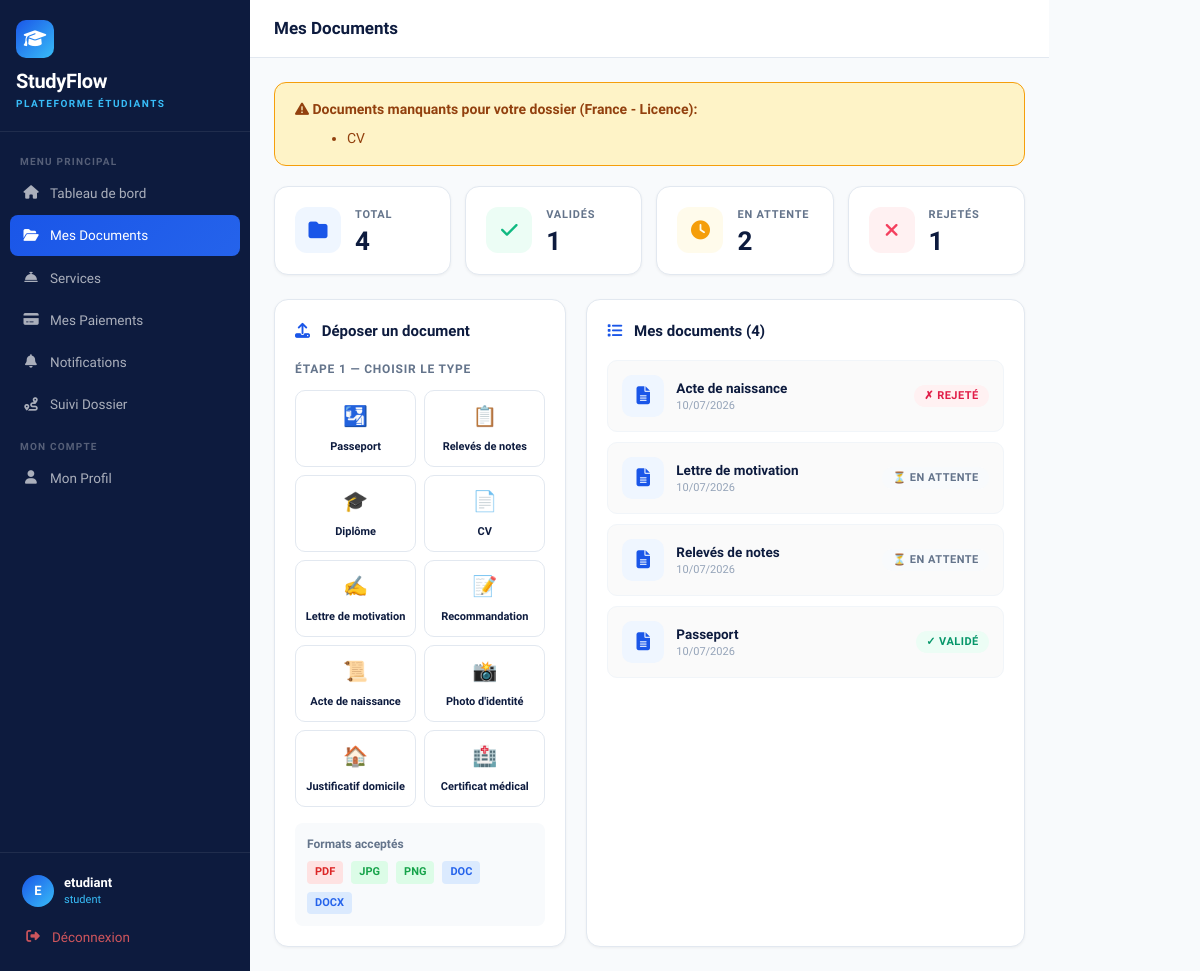
Screenshot of /auth/documents (signed in) with the database file from the repository.
### models/user.py (models this page shows, shortened)
class User(UserMixin, db.Model):
    __tablename__ = 'users'
    id = db.Column(db.Integer, primary_key=True)
    email = db.Column(db.String(120), unique=True, nullable=False)
    password_hash = db.Column(db.String(256))
    role = db.Column(db.String(20), default='student')
    is_active = db.Column(db.Boolean, default=True)
    reset_token = db.Column(db.String(100), nullable=True)
    reset_token_expiry = db.Column(db.DateTime, nullable=True)
    created_at = db.Column(db.DateTime, default=datetime.utcnow)
    student_profile = db.relationship('StudentProfile', backref='user', uselist=False, foreign_keys='StudentProfile.user_id')

class StudentProfile(db.Model):
    __tablename__ = 'student_profiles'
    id = db.Column(db.Integer, primary_key=True)
    user_id = db.Column(db.Integer, db.ForeignKey('users.id'), nullable=False)
    assigned_agent_id = db.Column(db.Integer, db.ForeignKey('users.id'), nullable=True)
    first_name = db.Column(db.String(80))
    last_name = db.Column(db.String(80))
    phone = db.Column(db.String(20))
    nationality = db.Column(db.String(50))
    passport_number = db.Column(db.String(30))
    destination_country = db.Column(db.String(50))
    program = db.Column(db.String(200))
    program_level = db.Column(db.String(20), default='Licence')  # Licence, Master
    university = db.Column(db.String(200))
    status = db.Column(db.String(30), default='nouveau')
    status_updated_at = db.Column(db.DateTime, default=datetime.utcnow)
    created_at = db.Column(db.DateTime, default=datetime.utcnow)
    documents = db.relationship('Document', backref='student', lazy=True)
    assigned_agent = db.relationship('User', foreign_keys=[assigned_agent_id])
    payments = db.relationship('Payment', backref='student', lazy=True)

class Document(db.Model):
    __tablename__ = 'documents'
    id = db.Column(db.Integer, primary_key=True)
    student_id = db.Column(db.Integer, db.ForeignKey('student_profiles.id'), nullable=False)
    name = db.Column(db.String(200))
    doc_type = db.Column(db.String(50))
    file_url = db.Column(db.String(300))
    file_name = db.Column(db.String(200))
    file_size = db.Column(db.Integer)
    status = db.Column(db.String(20), default='en_attente')
    rejection_reason = db.Column(db.Text)
    uploaded_at = db.Column(db.DateTime, default=datetime.utcnow)

### routes/auth.py (the view, shortened to what this page needs)
@auth_bp.route('/documents', methods=['GET', 'POST'])
@login_required
def documents():
    profile = get_profile()
    docs = Document.query.filter_by(
        student_id=profile.id
    ).order_by(Document.uploaded_at.desc()).all()
    required_docs = get_required_documents(
        profile.nationality,
        profile.destination_country,
        profile.program_level
    )
    submitted_types = [d.doc_type for d in docs]
    missing_docs = [d for d in required_docs if d not in submitted_types]
    return render_template('auth/documents.html', profile=profile, docs=docs,
                          required_docs=required_docs, missing_docs=missing_docs,
                          doc_labels=DOC_LABELS)

### templates/auth/documents.html (shortened to what this page needs)
{% extends "base.html" %}
{% block sidebar_nav %}
<div class="nav-label">Menu Principal</div>
<a href="{{ url_for('auth.dashboard') }}" class="sidebar-link">
  <i class="fas fa-home"></i> Tableau de bord
</a>
<a href="{{ url_for('auth.documents') }}" class="sidebar-link active">
  <i class="fas fa-folder-open"></i> Mes Documents
</a>
<a href="{{ url_for('auth.services') }}" class="sidebar-link">
  <i class="fas fa-concierge-bell"></i> Services
</a>
<a href="{{ url_for('auth.payments') }}" class="sidebar-link">
  <i class="fas fa-credit-card"></i> Mes Paiements
</a>
<a href="{{ url_for('auth.notifications') }}" class="sidebar-link">
  <i class="fas fa-bell"></i> Notifications
</a>
<a href="{{ url_for('auth.suivi') }}" class="sidebar-link">
  <i class="fas fa-route"></i> Suivi Dossier
</a>
<div class="nav-label">Mon Compte</div>
<a href="{{ url_for('auth.profile') }}" class="sidebar-link">
  <i class="fas fa-user"></i> Mon Profil
</a>
{% endblock %}
{% block page_title %}Mes Documents{% endblock %}
{% block content %}
{% if missing_docs %}
<div style="background:#FEF3C7;border:1px solid #F59E0B;border-radius:12px;padding:16px 20px;margin-bottom:20px;">
  <strong style="color:#92400E;"><i class="fas fa-exclamation-triangle"></i> Documents manquants pour votre dossier ({{ profile.destination_country }} - {{ profile.program_level }}):</strong>
  <ul style="margin:8px 0 0 20px;color:#92400E;">
    {% for doc in missing_docs %}
    <li>{{ doc_labels.get(doc, doc) }}</li>
    {% endfor %}
  </ul>
</div>
{% else %}
<div style="background:#ECFDF5;border:1px solid #10B981;border-radius:12px;padding:16px 20px;margin-bottom:20px;">
  <strong style="color:#065F46;"><i class="fas fa-check-circle"></i> Tous les documents requis ont été soumis!</strong>
</div>
{% endif %}
<div style="display:grid;grid-template-columns:repeat(auto-fit,minmax(140px,1fr));gap:14px;margin-bottom:24px;">
  <div class="stat-card">
    <div class="stat-icon" style="background:#EFF6FF;">
      <i class="fas fa-folder" style="color:#1A56E8;"></i>
    </div>
    <div>
      <div class="stat-label">Total</div>
      <div class="stat-value">{{ docs | length }}</div>
    </div>
  </div>
  <div class="stat-card">
    <div class="stat-icon" style="background:#ECFDF5;">
      <i class="fas fa-check" style="color:#10B981;"></i>
    </div>
    <div>
      <div class="stat-label">Validés</div>
      <div class="stat-value">{{ docs | selectattr('status','eq','validé') | list | length }}</div>
    </div>
  </div>
  <div class="stat-card">
    <div class="stat-icon" style="background:#FFFBEB;">
      <i class="fas fa-clock" style="color:#F59E0B;"></i>
    </div>
    <div>
      <div class="stat-label">En attente</div>
      <div class="stat-value">{{ docs | selectattr('status','eq','en_attente') | list | length }}</div>
    </div>
  </div>
  <div class="stat-card">
    <div class="stat-icon" style="background:#FFF1F2;">
      <i class="fas fa-times" style="color:#F43F5E;"></i>
    </div>
    <div>
      <div class="stat-label">Rejetés</div>
      <div class="stat-value">{{ docs | selectattr('status','eq','rejeté') | list | length }}</div>
    </div>
  </div>
</div>
<div style="display:grid;grid-template-columns:1fr 1.5fr;gap:20px;">
  <div class="sf-card">
    <div style="font-size:15px;font-weight:700;color:#0D1B3E;margin-bottom:18px;">
      <i class="fas fa-upload" style="color:#1A56E8;margin-right:8px;"></i>
      Déposer un document
    </div>
    <form method="POST" enctype="multipart/form-data" id="uploadForm">
      <div id="step1">
        <div style="font-size:12px;font-weight:700;color:#64748B;text-transform:uppercase;letter-spacing:.8px;margin-bottom:12px;">
          Étape 1 — Choisir le type
        </div>
        <div class="doc-type-grid">
          <button type="button" class="doc-type-btn" onclick="selectType('passeport','🛂','Passeport')">
            <span class="emoji">🛂</span>
            <span class="label">Passeport</span>
          </button>
          <button type="button" class="doc-type-btn" onclick="selectType('releves_notes','📋','Relevés de notes')">
            <span class="emoji">📋</span>
            <span class="label">Relevés de notes</span>
          </button>
          <button type="button" class="doc-type-btn" onclick="selectType('diplome','🎓','Diplôme')">
            <span class="emoji">🎓</span>
            <span class="label">Diplôme</span>
          </button>
          <button type="button" class="doc-type-btn" onclick="selectType('cv','📄','CV')">
            <span class="emoji">📄</span>
            <span class="label">CV</span>
          </button>
          <button type="button" class="doc-type-btn" onclick="selectType('lettre_motivation','✍️','Lettre de motivation')">
            <span class="emoji">✍️</span>
            <span class="label">Lettre de motivation</span>
          </button>
          <button type="button" class="doc-type-btn" onclick="selectType('lettre_recommandation','📝','Lettre de recommandation')">
            <span class="emoji">📝</span>
            <span class="label">Recommandation</span>
          </button>
          <button type="button" class="doc-type-btn" onclick="selectType('acte_naissance','📜','Acte de naissance')">
            <span class="emoji">📜</span>
            <span class="label">Acte de naissance</span>
          </button>
          <button type="button" class="doc-type-btn" onclick="selectType('photo_identite','📸','Photo d\'identité')">
            <span class="emoji">📸</span>
            <span class="label">Photo d'identité</span>
          </button>
          <button type="button" class="doc-type-btn" onclick="selectType('justificatif','🏠','Justificatif de domicile')">
            <span class="emoji">🏠</span>
            <span class="label">Justificatif domicile</span>
          </button>
          <button type="button" class="doc-type-btn" onclick="selectType('certificat_medical','🏥','Certificat médical')">
            <span class="emoji">🏥</span>
            <span class="label">Certificat médical</span>
          </button>
        </div>
      </div>
    </form>
    <div style="margin-top:16px;padding:12px;background:#F8FAFC;border-radius:8px;">
      <div style="font-size:12px;font-weight:700;color:#64748B;margin-bottom:8px;">Formats acceptés</div>
      <div style="display:flex;gap:8px;flex-wrap:wrap;">
        <span style="background:#FEE2E2;color:#DC2626;padding:3px 8px;border-radius:4px;font-size:11px;font-weight:700;">PDF</span>
        <span style="background:#DCFCE7;color:#16A34A;padding:3px 8px;border-radius:4px;font-size:11px;font-weight:700;">JPG</span>
        <span style="background:#DCFCE7;color:#16A34A;padding:3px 8px;border-radius:4px;font-size:11px;font-weight:700;">PNG</span>
        <span style="background:#DBEAFE;color:#2563EB;padding:3px 8px;border-radius:4px;font-size:11px;font-weight:700;">DOC</span>
        <span style="background:#DBEAFE;color:#2563EB;padding:3px 8px;border-radius:4px;font-size:11px;font-weight:700;">DOCX</span>
      </div>
    </div>
  </div>
  <div class="sf-card">
    <div style="font-size:15px;font-weight:700;color:#0D1B3E;margin-bottom:18px;">
      <i class="fas fa-list" style="color:#1A56E8;margin-right:8px;"></i>
      Mes documents ({{ docs | length }})
    </div>
    {% if docs %}
      {% for doc in docs %}
      <div style="padding:14px;margin-bottom:10px;border:1px solid #F1F5F9;border-radius:10px;background:#FAFAFA;">
        <div style="display:flex;align-items:center;justify-content:space-between;">
          <div style="display:flex;align-items:center;gap:12px;">
            <div style="width:42px;height:42px;border-radius:10px;background:#EFF6FF;display:flex;align-items:center;justify-content:center;">
              {% if doc.file_name %}
                {% set ext = doc.file_name.rsplit('.',1)[-1].lower() %}
                {% if ext == 'pdf' %}
                  <i class="fas fa-file-pdf" style="color:#DC2626;font-size:18px;"></i>
                {% elif ext in ['jpg','jpeg','png'] %}
                  <i class="fas fa-file-image" style="color:#16A34A;font-size:18px;"></i>
                {% else %}
                  <i class="fas fa-file-word" style="color:#2563EB;font-size:18px;"></i>
                {% endif %}
              {% else %}
                <i class="fas fa-file-alt" style="color:#1A56E8;font-size:18px;"></i>
              {% endif %}
            </div>
            <div>
              <div style="font-size:13.5px;font-weight:600;color:#0D1B3E;">{{ doc.name }}</div>
              <div style="font-size:11px;color:#94A3B8;">
                {{ doc.uploaded_at.strftime('%d/%m/%Y') }}
              </div>
            </div>
          </div>
          <span class="badge-status
            {% if doc.status == 'validé' %}bs-valide
            {% elif doc.status == 'rejeté' %}bs-rejete
            {% else %}bs-attente{% endif %}">
            {% if doc.status == 'validé' %}✓ Validé
            {% elif doc.status == 'rejeté' %}✗ Rejeté
            {% else %}⏳ En attente{% endif %}
          </span>
        </div>
      </div>
      {% endfor %}
    {% else %}
      <div style="text-align:center;padding:40px;color:#94A3B8;">
        <i class="fas fa-folder-open" style="font-size:40px;margin-bottom:12px;display:block;"></i>
        <div style="font-weight:600;">Aucun document</div>
        <div style="font-size:12px;margin-top:4px;">Déposez votre premier document</div>
      </div>
    {% endif %}
  </div>
</div>
{% endblock %}

### templates/base.html (shortened to what this page needs)
<!DOCTYPE html>
<html lang="fr">
<head>
  <link href="https://cdn.jsdelivr.net/npm/bootstrap@5.3.2/dist/css/bootstrap.min.css" rel="stylesheet">
  <link href="https://cdnjs.cloudflare.com/ajax/libs/font-awesome/6.5.0/css/all.min.css" rel="stylesheet">
</head>
<body>
{% block body %}
<div style="display:flex">
  <nav class="sidebar">
    <div class="sidebar-logo">
      <div class="logo-icon"><i class="fas fa-graduation-cap"></i></div>
      <div class="brand-name">StudyFlow</div>
      <div class="brand-sub">Plateforme Étudiants</div>
    </div>
    <div class="sidebar-nav">
      {% block sidebar_nav %}{% endblock %}
    </div>
    <div class="sidebar-footer">
      <div class="sidebar-user">
        <div class="s-avatar">{{ current_user.email[0].upper() }}</div>
        <div>
          <div class="s-name">{{ current_user.email.split('@')[0] }}</div>
          <div class="s-role">{{ current_user.role }}</div>
        </div>
      </div>
      <a href="{{ url_for('auth.logout') }}" class="sidebar-link" style="color:rgba(255,100,100,.8)">
        <i class="fas fa-sign-out-alt"></i> Déconnexion
      </a>
    </div>
  </nav>
  <div class="main-wrap">
    <header class="topbar">
      <div class="topbar-title">{% block page_title %}{% endblock %}</div>
    </header>
    <main class="page-content">
      {% block content %}{% endblock %}
    </main>
  </div>
</div>
{% endblock %}
</body>
</html>

### rows the page displays
User: email "E", email "etudiant", role "student"
StudentProfile: destination_country "France", program_level "Licence"
Document: name "Acte de naissance", uploaded_at "10/07/2026", status "✗ REJETÉ"
Document: name "Lettre de motivation", uploaded_at "10/07/2026", status "⏳ EN ATTENTE"
Document: name "Relevés de notes", uploaded_at "10/07/2026", status "⏳ EN ATTENTE"
Document: name "Passeport", uploaded_at "10/07/2026", status "✓ VALIDÉ"

### other values shown
{{ doc_labels.get(doc, doc) }} "CV"
{{ docs | length }} "4"
{{ docs | selectattr('status','eq','validé') | list | length }} "1"
{{ docs | selectattr('status','eq','en_attente') | list | length }} "2"
{{ docs | selectattr('status','eq','rejeté') | list | length }} "1"
